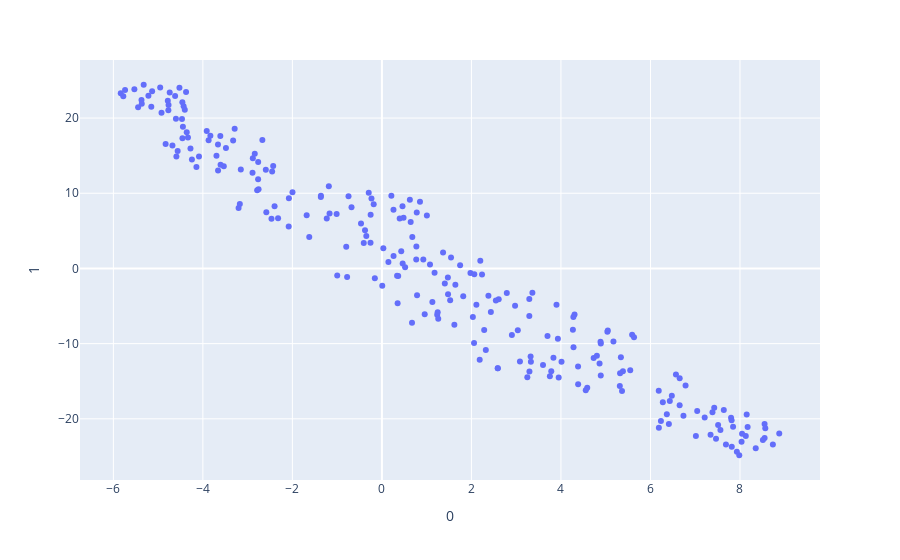

The cell this chart's notebook holds for it:
### Code cell
tsne3 = TSNE(n_components = 2,
            init = "random",
            random_state = 1
           )
X_tsne = tsne3.fit_transform(X)

fig = px.scatter(X_tsne, x=0, y=1)
fig.show()

### Figure 1 — Plotly figure (JSON) as saved in the notebook; plotly's stock layout.template omitted (floating-point values rounded to 4 significant figures; data arrays with more than 128 entries replaced by an {"elided": "..."} marker saying what was removed)
{"data": [{"hovertemplate": "0=%{x}<br>1=%{y}<extra></extra>", "legendgroup": "", "marker": {"color": "#636efa", "symbol": "circle"}, "mode": "markers", "name": "", "orientation": "v", "showlegend": false, "type": "scatter", "x": {"elided": "240 float values"}, "xaxis": "x", "y": {"elided": "240 float values"}, "yaxis": "y"}], "layout": {"legend": {"tracegroupgap": 0}, "margin": {"t": 60}, "xaxis": {"anchor": "y", "domain": [0, 1], "title": {"text": "0"}}, "yaxis": {"anchor": "x", "domain": [0, 1], "title": {"text": "1"}}}}
